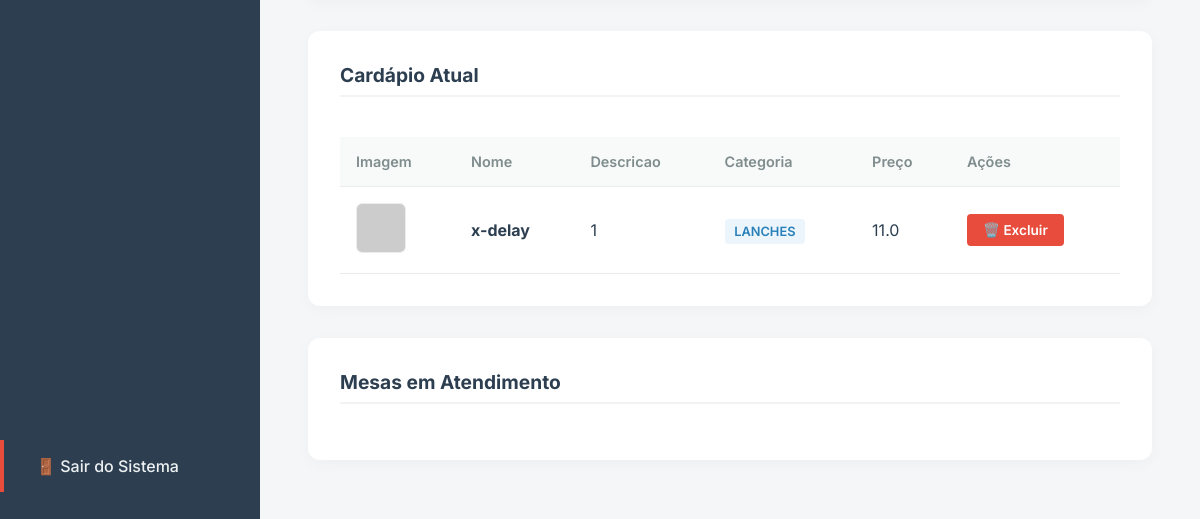
Page /painel (signed in, lower part) on the earlier database version.
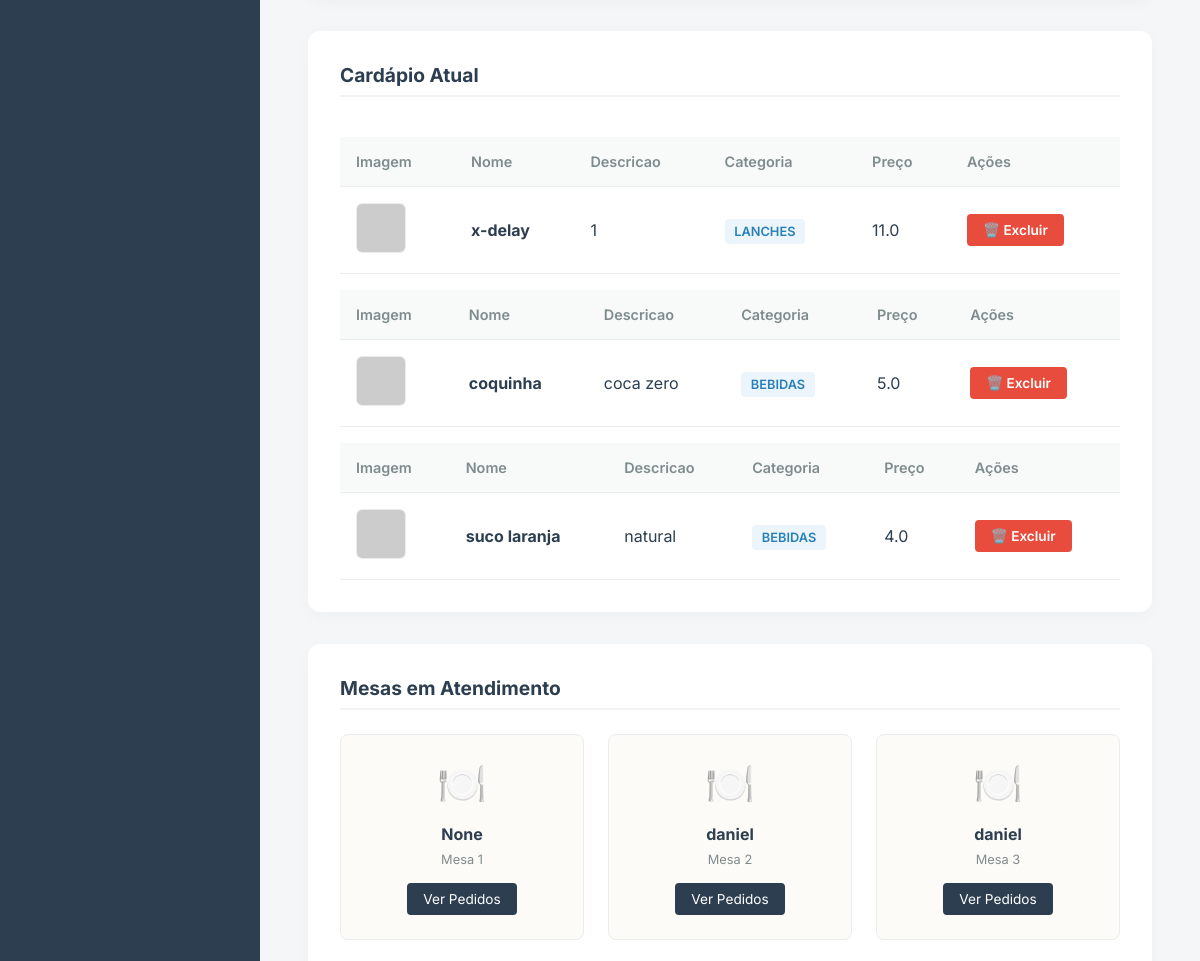
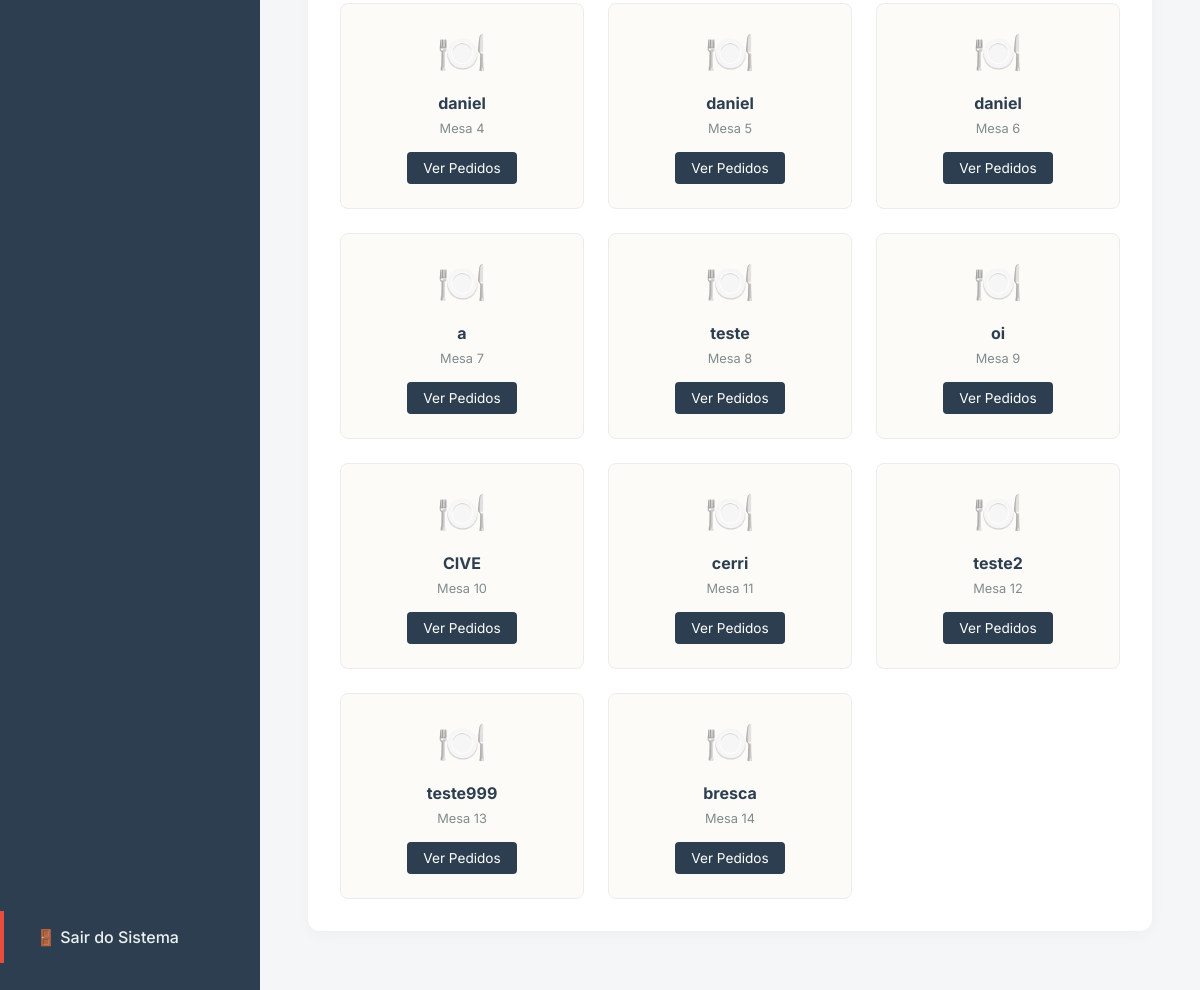
Same page on the later database version (2 pictures, top to bottom).
### tables this page shows
CREATE TABLE CARDAPIO(
    id INTEGER PRIMARY KEY AUTOINCREMENT,
    produto varchar(255),
    preco  REAL(10,2),
    descricao varchar(255),
    categoria varchar(50),
    pastaimagem varchar(255),
    nomeimagem varchar(255)                  
                            );

CREATE TABLE MESA(
    id integer primary key autoincrement,
    comanda varchar(255)
    );

### app.py (the view)
@app.route("/painel")
def painel():
    if session.get("username"):
        cardapio=banco.execute_query(r"""
        SELECT * FROM CARDAPIO;""")
        mesas = banco.execute_query(r"""
        SELECT * FROM MESA;
    """)
        return render_template('painel.html',cardapio = cardapio,mesas=mesas)
    else:
        flash("Voce precisa realizar o login !")
        return redirect(url_for('gestor'))

### app.py (called while the page is built)
@app.teardown_appcontext
def close_connection(exception):
    db_conn = g.pop('db',None)
    if db_conn is not None:
        db_conn.close()
        print("CONEXÃO ENCERRADA COM SUCESSO!!")

### models/database.py (called while the page is built)
    def get_conn(self):
        if "db" not in g:
            g.db = sqlite3.connect(self.caminhoBanco)
            g.db.row_factory=sqlite3.Row
        return g.db

    def execute_query(self,sql,*params):
        conn = self.get_conn()
        cursor= conn.cursor()
        cursor.execute(sql,params)
        return cursor.fetchall()

### templates/painel.html (shortened to what this page needs)
<!DOCTYPE html>
<html lang="pt-BR">
<head>
</head>
<body>
    <aside class="sidebar">
        <a href="/logout" class="nav-link logout-btn">🚪 Sair do Sistema</a>
    </aside>
    <main class="main-content">
        <div class="admin-card" id="lista-produtos">
            <h3>Cardápio Atual</h3>
            {% for prod in cardapio %}
            <div class="table-responsive">
                <table class="product-table">
                    <thead>
                        <tr>
                            <th>Imagem</th>
                            <th>Nome</th>
                            <th>Descricao</th>
                            <th>Categoria</th>
                            <th>Preço</th>
                            <th>Ações</th>
                        </tr>
                    </thead>
                    <tbody>
                        <tr>
                            <td><img src="https://placehold.co/100x100/EAECEE/7F8C8D?text=Foto" class="img-thumbnail" alt="Foto"></td>
                            <td><strong>{{ prod['produto'] }}</strong></td>
                            <td>{{ prod['descricao'] }}</td>
                            <td><span class="categoria-badge">{{ prod['categoria'] }}</span></td>
                            <td>{{ prod['preco'] }}</td>
                            <td>
                                <form action="/excluir_produto/1" method="POST" onsubmit="return confirm('Tem certeza que deseja excluir este produto?');">
                                    <button type="submit" class="btn-excluir">🗑️ Excluir</button>
                                </form>
                            </td>
                        </tr>
                    </tbody>
                </table>
            </div>
            {%  endfor %}
        </div>
    <div class="admin-card" id="mesas">
            <h3>Mesas em Atendimento</h3>
            <div class="mesas-grid">
                {% for mesa in mesas %}
                <div class="mesa-card">
                    <div class="mesa-icon">🍽️</div>
                    <div class="mesa-nome">{{ mesa['comanda']}}</div>
                    <p style="font-size: 0.8rem; color: #7F8C8D;">Mesa {{ mesa['id'] }}</p>
                    <a href="{{ url_for('pedidos',idmesa=mesa['id']) }}" class="btn-ver-mesa">Ver Pedidos</a>
                </div>
                {% endfor %}
            </div>
        </div>
    </main>
</body>
</html>

Differences in the rows shown:
added CARDAPIO: produto "coquinha", descricao "coca zero", categoria "BEBIDAS", preco "5.0"
added CARDAPIO: produto "suco laranja", descricao "natural", categoria "BEBIDAS", preco "4.0"
added MESA: comanda "None", id "1"
added MESA: comanda "daniel", id "2"
added MESA: comanda "daniel", id "3"
added MESA: comanda "daniel", id "4"
added MESA: comanda "daniel", id "5"
added MESA: comanda "daniel", id "6"
added MESA: comanda "a", id "7"
added MESA: comanda "teste", id "8"
added MESA: comanda "oi", id "9"
added MESA: comanda "CIVE", id "10"
added MESA: comanda "cerri", id "11"
added MESA: comanda "teste2", id "12"
added MESA: comanda "teste999", id "13"
added MESA: comanda "bresca", id "14"
